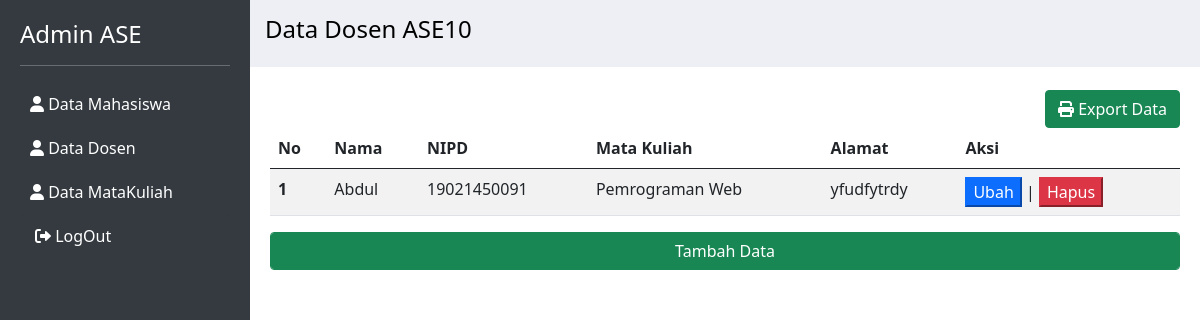
The app's page /viewAdmin/Dosen/tampilDosen.php (signed in) with its own data.
### tables this page shows
CREATE TABLE `rbac` (
  `id` int(11) NOT NULL,
  `role_id` int(11) NOT NULL,
  `menu_id` int(11) NOT NULL,
  `created_at` timestamp NOT NULL DEFAULT current_timestamp(),
  `updated_at` timestamp NULL DEFAULT NULL ON UPDATE current_timestamp()
);

CREATE TABLE `menu` (
  `id` int(11) NOT NULL,
  `namaMenu` varchar(125) NOT NULL,
  `url` text NOT NULL,
  `parent_id` int(11) DEFAULT NULL,
  `created_at` timestamp NOT NULL DEFAULT current_timestamp(),
  `updated_at` timestamp NULL DEFAULT NULL
);

CREATE TABLE `dosen` (
  `id` int(11) NOT NULL,
  `namaDosen` varchar(50) NOT NULL,
  `NID` varchar(12) NOT NULL,
  `alamat` text NOT NULL,
  `mataKuliah` varchar(50) NOT NULL,
  `created_at` timestamp NOT NULL DEFAULT current_timestamp(),
  `updated_at` timestamp NULL DEFAULT NULL ON UPDATE current_timestamp()
);

### viewAdmin/Dosen/tampilDosen.php (the view, shortened to what this page needs)
<?php
    include "../header.php";
    ?>
    <div class="header">
        <h4>Data Dosen ASE10</h4>
    </div>
    <div class="content" style="margin-top: 70px;">
    <form action="cetakDatadsn.php" method="POST">
        <button type="submit" class="btn btn-success float-end"><i class="fa fa-print"></i> Export Data</button>
    </form>
        <table class="table table-striped">
            <thead>
                <tr>
                    <th>No</th>
                    <th>Nama</th>
                    <th>NIPD</th>
                    <th>Mata Kuliah</th>
                    <th>Alamat</th>
                    <th>Aksi</th>
                </tr>
            </thead>
            <tbody>
                <?php
                    include "../koneksi.php";
                    $sql = "SELECT id, namaDosen, NID, mataKuliah, alamat FROM dosen";
                    $result = $conn->query($sql);
                    if ($result->num_rows > 0) {
                        $i = 1;
                        while ($row = $result->fetch_assoc()) {
                            echo "<tr>";
                            echo "<th scope='row'>".$i++."</th>";
                            echo "<td>".$row['namaDosen']."</td>";
                            echo "<td>".$row['NID']."</td>";
                            echo "<td>".$row['mataKuliah']."</td>";
                            echo "<td>".$row['alamat']."</td>";
                            echo "<td>
                                    <a href='ubahDatadosen.php?id=".$row['id']."'>
                                        <button class='btn-primary'>Ubah</button></a> |
                                    <a href='/viewAdmin/Dosen/prosesHapus.php?id=".$row['id']."'>
                                        <button class='btn-danger'>Hapus</button></a>
                                </td>";
                            echo "</tr>";
                        }
                    }
                ?>
            </tbody>
        </table>
        <a href="tambahDatadosen.php"><button type="button" class="form-control btn btn-success mb-3" name="submit">Tambah Data</button></a>
    </div>
<?php include "../footer.php"; ?>

### viewAdmin/sidebar.php
<div class="sidebar">
<h4>Admin ASE</h4>
    <hr>
    <?php
    $query = "SELECT * FROM rbac a, menu b WHERE a.role_id = ".$_SESSION['role']." AND a.menu_id = b.id";
    $result = mysqli_query($conn, $query);
    while ($row = mysqli_fetch_assoc($result)) {
        echo '<a href="' . $row['url']. '"><i class="fas fa-user"></i> ' . $row['namaMenu'].' </a>';
    }
    ?>
    <div class="logout">
        <a href="../Auth/logout.php" class="logout-icon"><i class="fa fa-sign-out-alt"></i> LogOut</a>
    </div>
</div>

### viewAdmin/header.php (style rules this page uses)
body { display: flex; flex-direction: column; min-height: 100vh; }
.sidebar { width: 250px; min-height: 100vh; background-color: #343a40; color: white; padding: 20px; position: fixed; }
.sidebar a { color: white; display: block; padding: 10px; text-decoration: none; }
.content { margin-left: 250px; flex-grow: 1; padding: 20px; }
.header { width: 100%; background-color:rgb(237, 239, 244); color: black; padding: 15px; display: flex; justify-content: space-between; align-items: center; position: fixed; top: 0; left: 250px; right: 0; z-index: 1000; }
.logout a { background-color: #343a40; border: none; padding: 10px 15px; color: white; cursor: pointer; border-radius: 5px; font-size: 16px; }

### records on screen
rbac: menu.namaMenu "Data Mahasiswa"
rbac: menu.namaMenu "Data Dosen"
rbac: menu.namaMenu "Data MataKuliah"
dosen: namaDosen "Abdul", NID "19021450091", mataKuliah "Pemrograman Web", alamat "yfudfytrdy"
